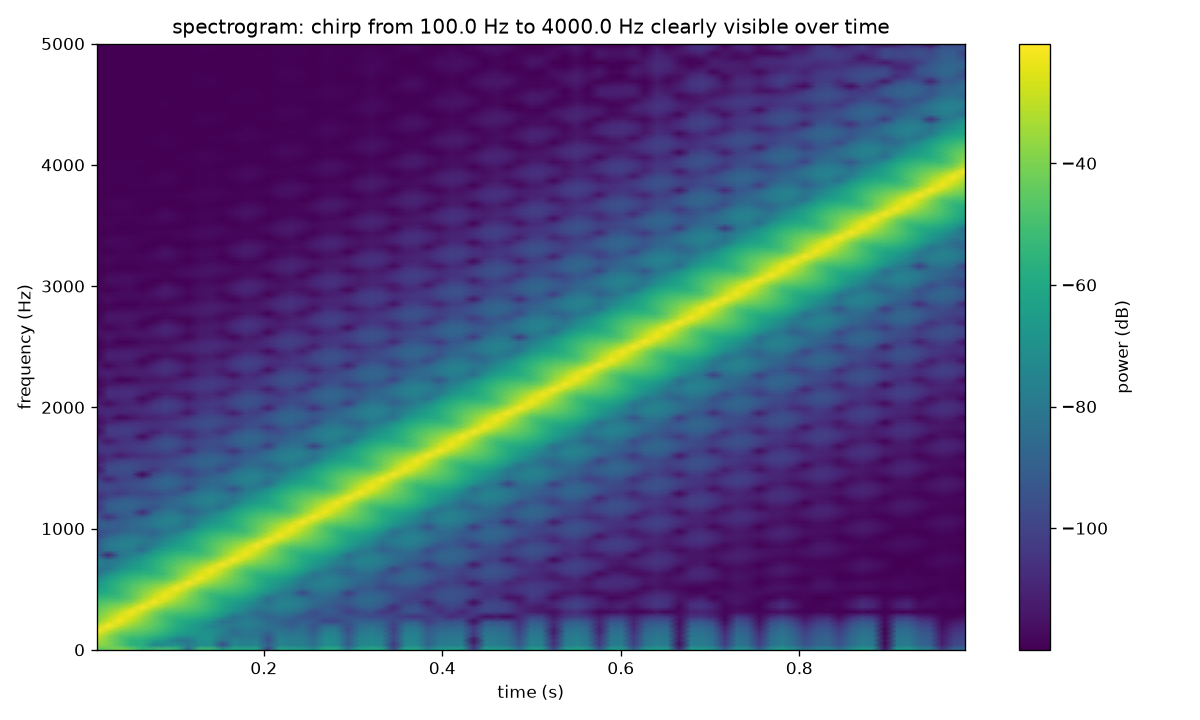

Here is the Python script that generated this plot:
import matplotlib.pyplot as plt
import numpy as np
from scipy.signal import chirp, spectrogram


fs = 10000.0
duration = 1.0
f0 = 100.0
f1 = 4000.0

n = np.arange(int(fs * duration))
t = n / fs
x = chirp(t, f0=f0, f1=f1, t1=duration, method="linear")

f_spec, t_spec, Sxx = spectrogram(x, fs, nperseg=256, noverlap=128) # nperseg -> n per segment for FFT
                                                                    # noverlap -> overlap n per segment for smoother sampling
Sxx_db = 10 * np.log10(Sxx + 1e-12)

fig, ax = plt.subplots(figsize=(10, 6))
pcm = ax.pcolormesh(t_spec, f_spec, Sxx_db, shading="gouraud")
ax.set_xlabel("time (s)")
ax.set_ylabel("frequency (Hz)")
ax.set_title(f"spectrogram: chirp from {f0} Hz to {f1} Hz clearly visible over time")
fig.colorbar(pcm, ax=ax, label="power (dB)")

fig.tight_layout()
fig.savefig("week1/d10_spectrogram.png", dpi=120)
print("saved to d10_spectrogram.png")
print("frequency bins:", len(f_spec), ", time bins:", len(t_spec))
